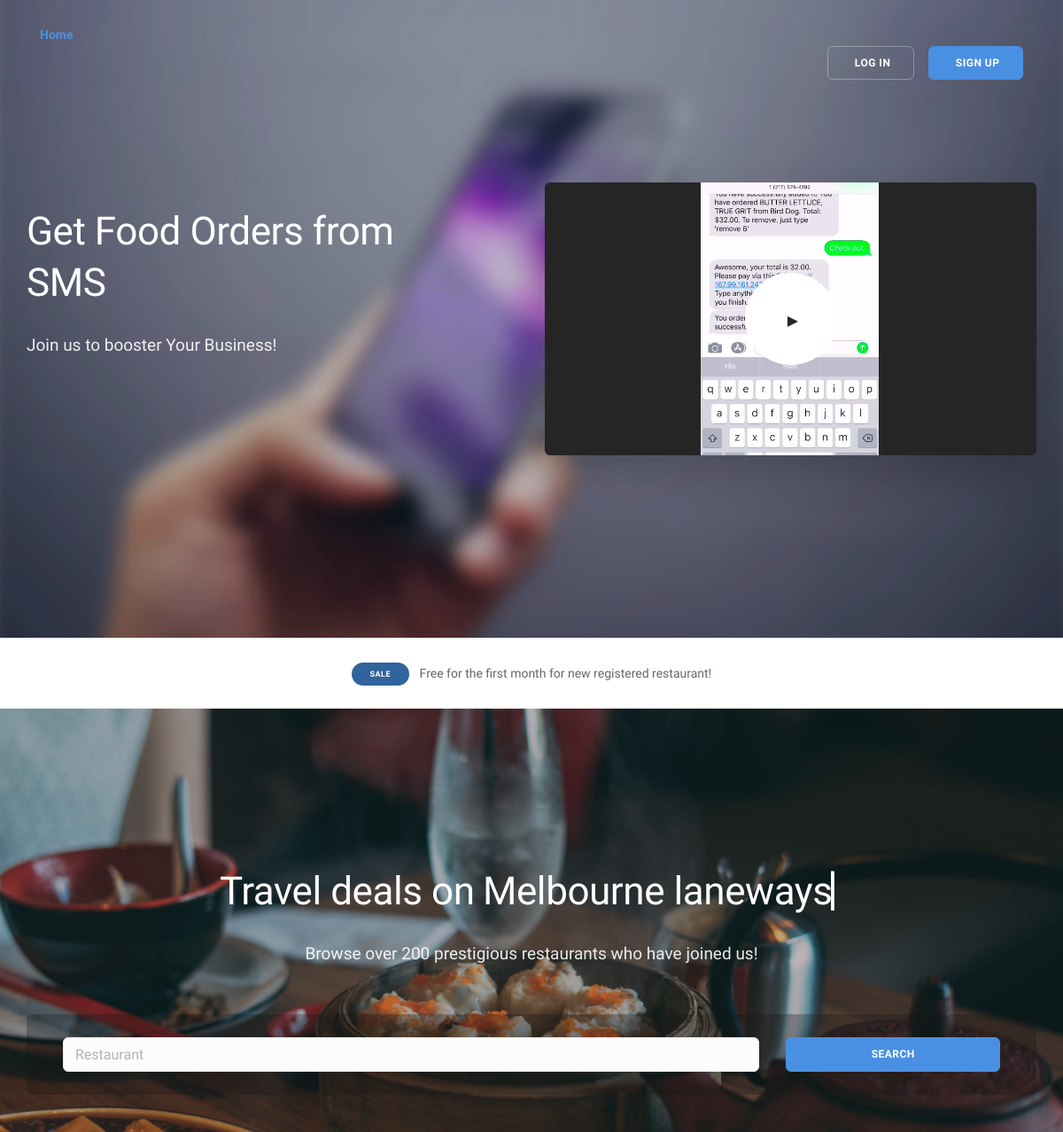
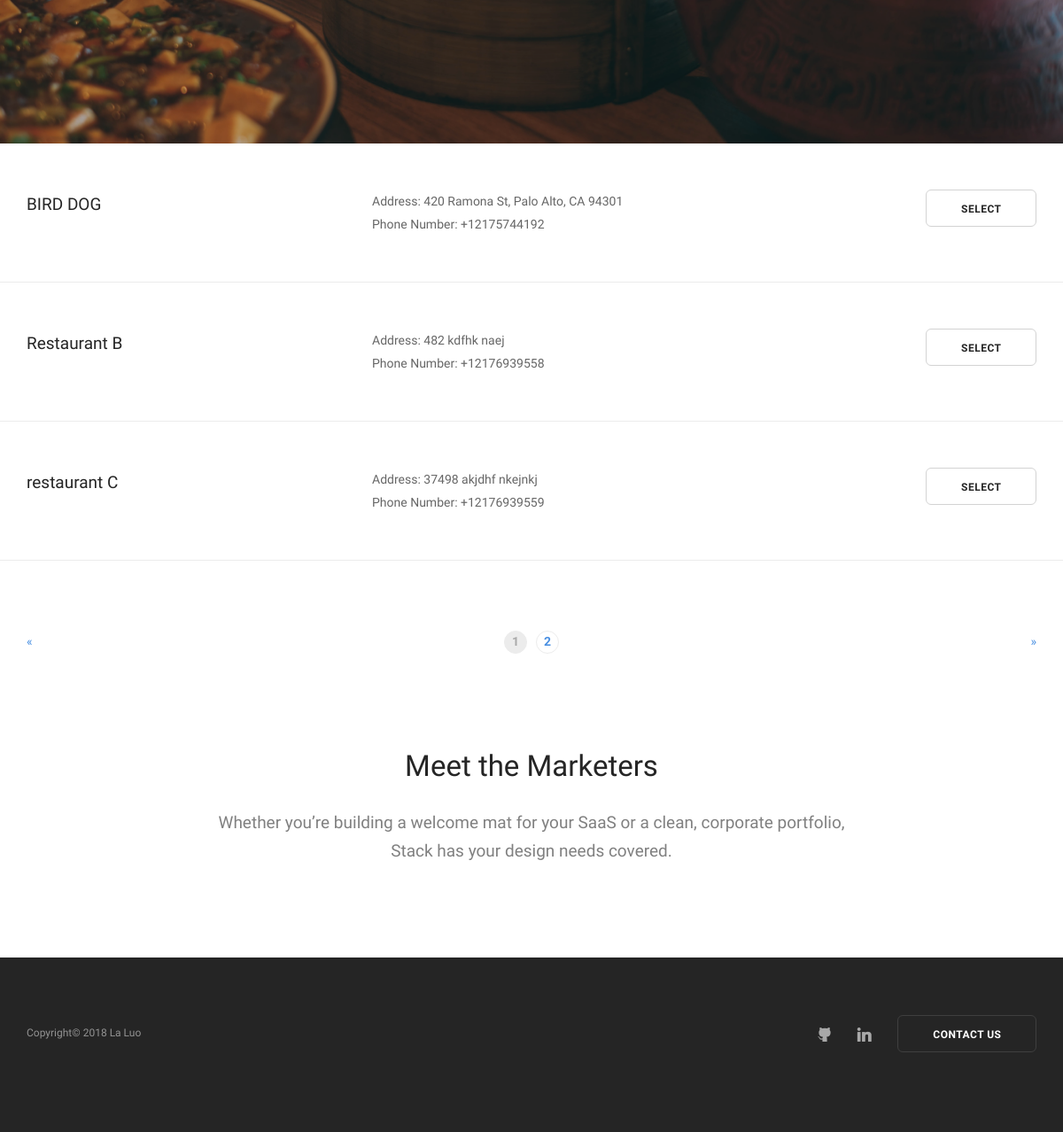
The page / on the database its author committed (2 pictures, top to bottom).
### canteen/models.py (models this page shows, shortened)
class Canteen(models.Model):
    id = models.IntegerField(primary_key=True)
    name = models.CharField(max_length=30)
    manager = models.ForeignKey(User, related_name='manager', null=True)
    address = models.CharField(max_length=50, null=True)
    phone_number = models.CharField(max_length=12, null=True)
    class Meta:
    	ordering = ['name']

### canteen/views.py (the view, shortened to what this page needs)
# urls.py: url(r'^$', views.search, name='home_view'),
def search(request):
    errors = []
    all_canteen = Canteen.objects.all()
    return render(request, 'canteen/search_form.html', {'errors': errors, 'all_canteen': all_canteen})

### canteen/templates/canteen/search_form.html (shortened to what this page needs)
<!doctype html>
<html lang="en">
    <head>
         {% load static %}
        <link href="{% static 'canteen/css/bootstrap.css' %}" rel="stylesheet" type="text/css" media="all" />
        <link href="{% static 'canteen/css/stack-interface.css' %}" rel="stylesheet" type="text/css" media="all" />
        <link href="{% static 'canteen/css/socicon.css' %}" rel="stylesheet" type="text/css" media="all" />
        <link href="{% static 'canteen/css/lightbox.min.css' %}" rel="stylesheet" type="text/css" media="all" />
        <link href="{% static 'canteen/css/flickity.css' %}" rel="stylesheet" type="text/css" media="all" />
        <link href="{% static 'canteen/css/iconsmind.css' %}" rel="stylesheet" type="text/css" media="all" />
        <link href="{% static 'canteen/css/jquery.steps.css' %}" rel="stylesheet" type="text/css" media="all" />
        <link href="{% static 'canteen/css/theme.css' %}" rel="stylesheet" type="text/css" media="all" />
        <link href="{% static 'canteen/css/custom.css' %}" rel="stylesheet" type="text/css" media="all" />
    </head>
    <body class=" ">
        <nav id="menu2" class="bar bar-2 hidden-xs bar--absolute bar--transparent">
                <div class="container">
                    <div class="col-xs-3">
                        <div class="bar__module">
                            <a href="{% url "home_view" %}"><strong>Home</strong></a>
                        </div>
                    </div>
                    <div class="col-md-12 text-right text-left-xs text-left-sm">
                        <div class="bar__module">
                            <a class="btn btn--sm type--uppercase" href="{% url "login" %}">
                                <span class="btn__text">
                                        &nbsp;Log in
                                </span>
                            </a>
                            <a class="btn btn--sm btn--primary type--uppercase" href="{% url "signup" %}">
                                <span class="btn__text">
                                        &nbsp;Sign up
                                </span>
                            </a>
                        </div>
                    </div>
                </div>
            </nav>
        <div class="main-container">
            <section class="cover height-90 imagebg switchable" data-overlay="1">
                <div class="background-image-holder">
                </div>
                <div class="container pos-vertical-center">
                    <div class="row">
                        <div class="col-md-5 col-sm-7">
                            <div class="switchable__text">
                                <h1>
                                    Get Food Orders from SMS
                                </h1>
                                <p class="lead">
                                    Join us to booster Your Business!
                                </p>
                            </div>
                        </div>
                        <div class="col-md-6 col-sm-4 col-xs-12">
                            <div class="video-cover border--round box-shadow-wide">
                                <div class="video-play-icon"></div>
                            </div>
                        </div>
                    </div>
                </div>
            </section>
            <section class="cta cta-4 space--xxs">
                <div class="container">
                    <div class="row">
                        <div class="col-sm-12 text-center">
                            <span class="label label--inline">Sale</span>
                            <span>Free for the first month for new registered restaurant!
                            </span>
                        </div>
                    </div>
                </div>
            </section>
            <section class="cover imagebg height-80 text-center" data-overlay="3">
                <div class="background-image-holder">
                </div>
                <div class="container pos-vertical-center">
                    <div class="row">
                        <div class="col-sm-12">
                            <span class="h1 inline-block">Travel deals on</span>
                            <span class="h1 inline-block typed-text typed-text--cursor" data-typed-strings="Melbourne laneways,luxe glamping,urban hideaways,foodie tours,outback retreats,river cruising,wildlife safaris"></span>
                            <p class="lead">
                                Browse over 200 prestigious restaurants who have joined us!
                            </p>
                            <div class="boxed bg--transparent ">
                                <form class="form--horizontal">
                                    <div class="col-sm-9">
                                        <input class="input" type="text" name="q" placeholder="Restaurant" />
                                    </div>
                                    <div class="col-sm-3">
                                        <button type="submit" class="btn btn--primary type--uppercase">Search</button>
                                    </div>
                                </form>
                            </div>
                        </div>
                    </div>
                </div>
            </section>
            {% if all_canteen %} {% for each in all_canteen %}
            <section class="space--xs blog-article-wide">
                <div class="container">
                    <div class="row">
                        <div class="cta cta--horizontal text-center-xs">
                            <div class="col-sm-4">
                                <h4>{{ each.name }}</h4>
                            </div>
                            <div class="col-sm-5">
                                <p>
                                    Address: {{ each.address }}
                                    <br> Phone Number: {{ each.phone_number }}
                                </p>
                            </div>
                            <div class="col-sm-3 text-right text-center-xs">
                                <a class="btn type--uppercase" href="{% url "restaurant" each.id %}">
                                    <span class="btn__text">
                                        Select
                                    </span>
                                </a>
                            </div>
                        </div>
                    </div>
                </div>
            </section>
            {% endfor %} {% endif %}
            <section>
                <div class="container">
                    <div class="row">
                        <div class="col-sm-12">
                            <div class="pagination">
                                <a class="pagination__prev" href="#" title="Previous Page">&laquo;</a>
                                <ol>
                                    <li class="pagination__current">1</li>
                                    <li>
                                        <a href="#">2</a>
                                    </li>
                                </ol>
                                <a class="pagination__next" href="#" title="Next Page">&raquo;</a>
                            </div>
                        </div>
                    </div>
                </div>
            </section>
            <section class="text-center">
                <div class="container">
                    <div class="row">
                        <div class="col-sm-10 col-sm-offset-1 col-md-8 col-md-offset-2">
                            <h2>Meet the Marketers</h2>
                            <p class="lead">
                                Whether you’re building a welcome mat for your SaaS or a clean, corporate portfolio, Stack has your design needs covered.
                            </p>
                        </div>
                    </div>
                </div>
            </section>
        <footer class="space--sm footer-1 text-center-xs bg--dark ">
                <div class="container">
                    <div class="row">
                        <div class="col-sm-6">
                            <ul class="list-inline list--hover">
                            <span class="type--fine-print">Copyright&copy;
                                <span class="update-year"></span> La Luo </span>
                            </ul>
                        </div>
                        <div class="col-sm-6 text-right text-center-xs">
                            <ul class="social-list list-inline list--hover">
                                <li>
                                    <a href="https://github.com/Rola1993">
                                        <i class="socicon socicon-github icon icon--xs"></i>
                                    </a>
                                </li>
                                <li>
                                    <a href="https://www.linkedin.com/in/la-luo-637b4a94/ ">
                                        <i class="socicon socicon-linkedin icon icon--xs"></i>
                                    </a>
                                </li>
                            </ul>
                            <a href="mailto:rola.uiuc@gmail.com?Subject=Hello%20La" class="btn type--uppercase">
                                <span class="btn__text">
                                    Contact us
                                </span>
                            </a>
                        </div>
                    </div>
                </div>
            </footer>
        </div>
    </body>
</html>

### rows shown on the page
Canteen: name "BIRD DOG", address "420 Ramona St, Palo Alto, CA 94301", phone_number "+12175744192"
Canteen: name "Restaurant B", address "482 kdfhk naej", phone_number "+12176939558"
Canteen: name "restaurant C", address "37498 akjdhf nkejnkj", phone_number "+12176939559"
